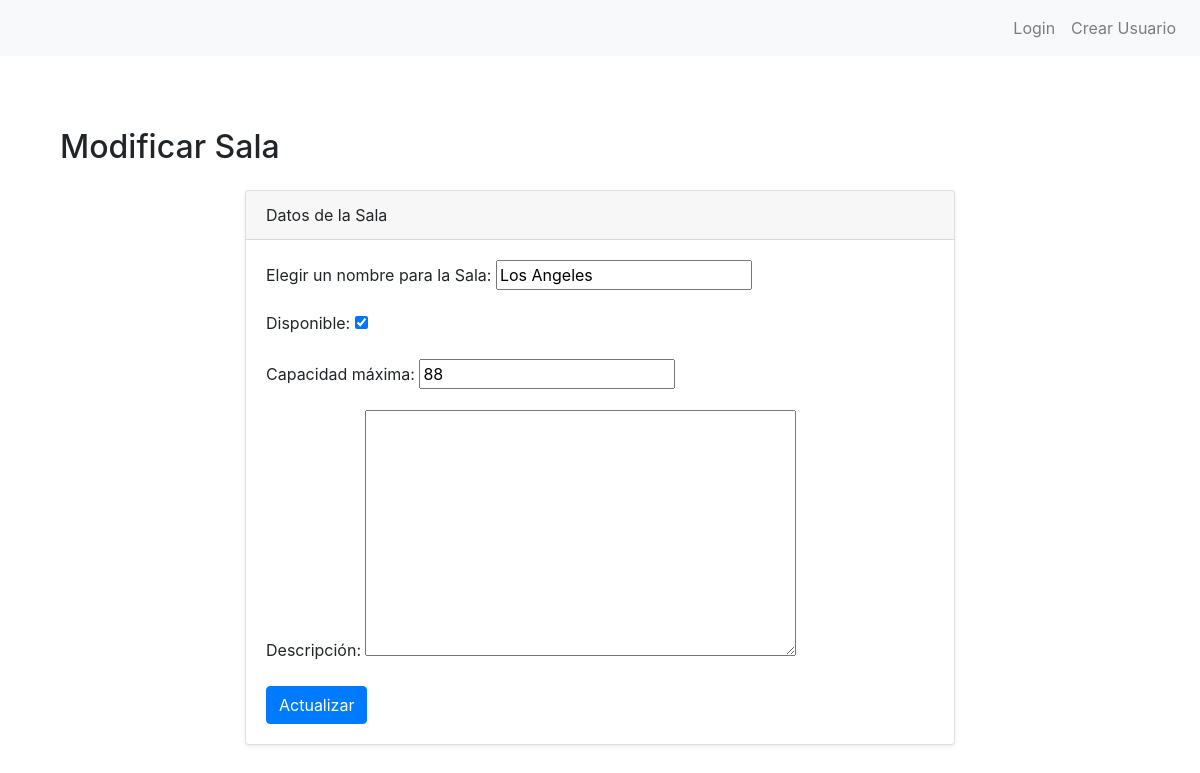
Screenshot of /bookings/sala/update/17 with the database file from the repository.
### bookings/models.py (models this page shows, shortened)
class Sala(models.Model):
    nombre = models.CharField(max_length=100)
    disponible = models.BooleanField(default=True)
    capacidad = models.IntegerField()
    descripcion = models.TextField(blank=True, null=True)

### bookings/views.py (the view, shortened to what this page needs)
# urls.py: path("sala/update/<sala_id>", sala_update_view, name="sala-update"),
def sala_update_view(request, sala_id):
    sala_a_editar = Sala.objects.filter(id=sala_id).first()
    if request.method == "GET":
        valores_iniciales = {
            "nombre": sala_a_editar.nombre,
            "disponible": sala_a_editar.disponible,
            "capacidad": sala_a_editar.capacidad,
            "descripcion": sala_a_editar.descripcion,
        }
        formulario = SalaCreateForm(initial=valores_iniciales)
        contexto = {"ENRIQUE": formulario, "OBJETO": sala_a_editar}
        return render(request, "bookings/salas/form_update.html", contexto)

### bookings/forms.py
class SalaCreateForm(forms.ModelForm):
    class Meta:
        model = Sala
        fields = ["nombre", "disponible", "capacidad", "descripcion"]
        labels = {
            "nombre": "Elegir un nombre para la Sala",
            "disponible": "Disponible",
            "capacidad": "Capacidad máxima",
            "descripcion": "Descripción",
        }

### bookings/templates/bookings/salas/form_update.html (shortened to what this page needs)
{% extends 'bookings/base.html' %}
{% block content %}
<section class="py-5">
    <div class="container">
        <h2 class="mb-4">Modificar Sala</h2>
        <div class="row">
            <div class="col-lg-8 mx-auto">
                <div class="card shadow-sm">
                    <div class="card-header">
                        Datos de la Sala
                    </div>
                    <div class="card-body">
                        <form method="POST" action="{% url 'sala-update' OBJETO.id %}">
                            {{ ENRIQUE.as_p }}
                            <button type="buscar" class="btn btn-primary">Actualizar</button>
                        </form>
                    </div>
                </div>
            </div>
        </div>
    </div>
</section>
{% endblock %}

### rows the page displays
Sala: nombre "Los Angeles", disponible "☑", capacidad "88"
